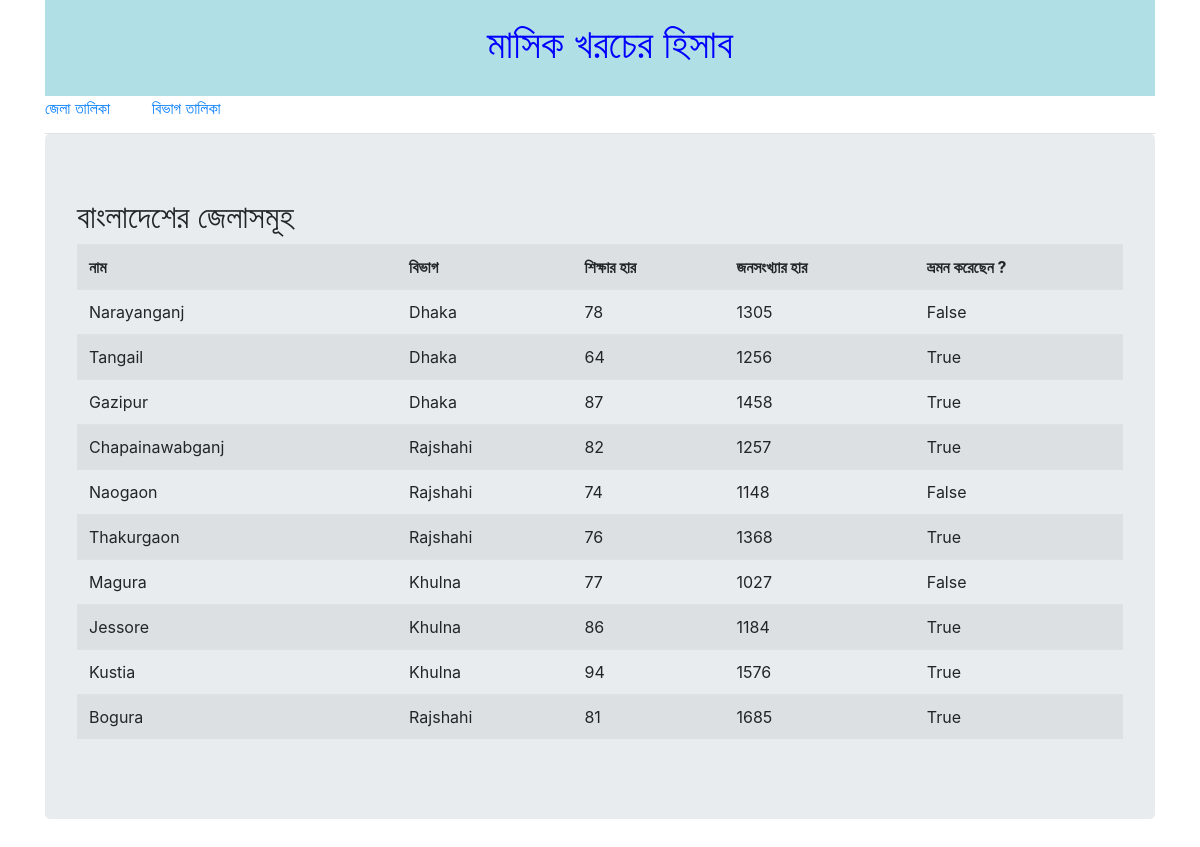
The page /info/districts/ on the database its author committed.
### information/models.py (models this page shows, shortened)
class Districts(models.Model):
    name = models.CharField(max_length=50)
    education_rate = models.IntegerField()
    population_density = models.IntegerField(blank=True, null=True)
    visited = models.BooleanField(default=False)
    division = models.ForeignKey(Divisions, on_delete=models.CASCADE)

class Divisions(models.Model):
    name = models.CharField(max_length=50)
    population = models.IntegerField()
    area = models.IntegerField()
    def __str__(self):
        return self.name

### information/views.py (the view)
def district_list(request):
    districts = Districts.objects.all()
    context = {
        'districts': districts,
    }
    return render(request, 'districts.html', context)

### templates/districts.html
{% extends 'base.html' %}
{% block content %}
    <h2>বাংলাদেশের জেলাসমূহ</h2>
    <table class="table table-striped">
        <tr>
            <th>নাম</th>
            <th>বিভাগ</th>
            <th>শিক্ষার হার</th>
            <th>জনসংখ্যার হার </th>
            <th>ভ্রমন করেছেন ? </th>
        </tr>
        {% for district in districts %}
            <tr>
                <td>{{ district.name }}</td>
                <td>{{ district.division }}</td>
                <td>{{ district.education_rate }}</td>
                <td>{{ district.population_density }}</td>
                <td>{{ district.visited }}</td>
            </tr>
        {% endfor %}
    </table>
{% endblock %}

### templates/base.html (shortened to what this page needs)
<html>
   <head>
   {% load staticfiles %}
      <link href="{% static 'css/bootstrap.min.css' %}" rel="stylesheet">
      <link rel="stylesheet" href="{% static 'style.css' %}">
   </head>
   <body>
      <div class="container">
         <div class="page-header page-header-custom">
            <h1 class="text-center">মাসিক খরচের হিসাব</h1>
         </div>
		 <ul class="nav nav-tabs">
                <li><a href="{% url 'districts' %}"> জেলা তালিকা </a></li>
				<pre>     </pre>
                <li><a href="{% url 'divisions' %}"> বিভাগ তালিকা </a></li>
         </ul>
      <div class="jumbotron">
         {% block content %}
         {% endblock %}
      </div>
      </div>
    </body>
</html>

### static/style.css (style rules this page uses)
h1 { color:blue }
.page-header-custom { background-color: powderblue; margin-top: 0; padding: 20px 20px 20px 40px; }

### rows shown on the page
Districts: name "Narayanganj", division "Dhaka", education_rate "78", population_density "1305", visited "False"
Districts: name "Tangail", division "Dhaka", education_rate "64", population_density "1256", visited "True"
Districts: name "Gazipur", division "Dhaka", education_rate "87", population_density "1458", visited "True"
Districts: name "Chapainawabganj", division "Rajshahi", education_rate "82", population_density "1257", visited "True"
Districts: name "Naogaon", division "Rajshahi", education_rate "74", population_density "1148", visited "False"
Districts: name "Thakurgaon", division "Rajshahi", education_rate "76", population_density "1368", visited "True"
Districts: name "Magura", division "Khulna", education_rate "77", population_density "1027", visited "False"
Districts: name "Jessore", division "Khulna", education_rate "86", population_density "1184", visited "True"
Districts: name "Kustia", division "Khulna", education_rate "94", population_density "1576", visited "True"
Districts: name "Bogura", division "Rajshahi", education_rate "81", population_density "1685", visited "True"
